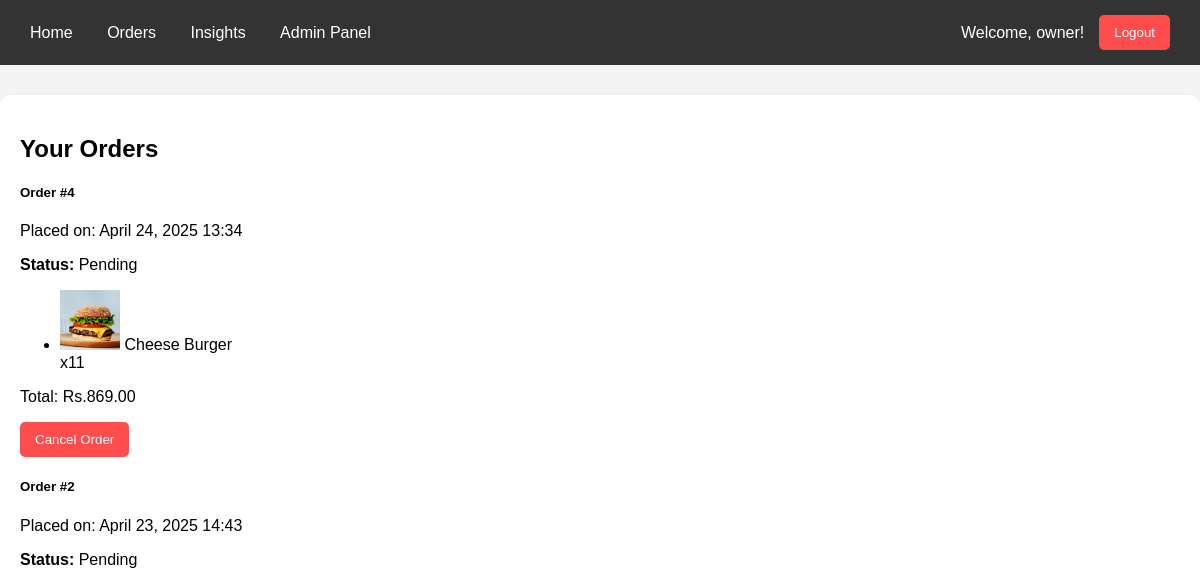
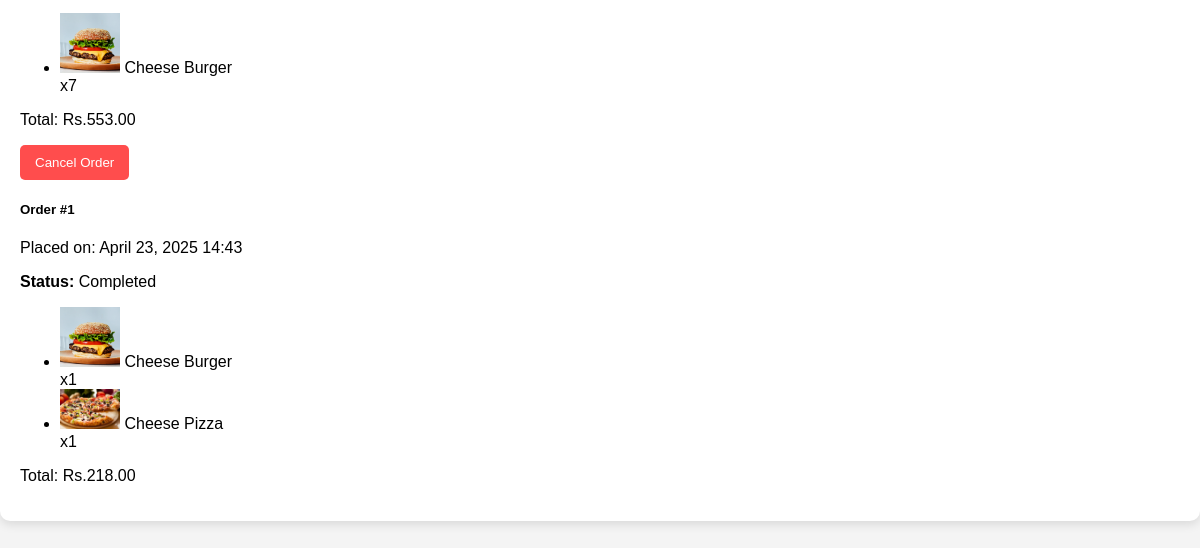
The page /orders/ (signed in) on the database as committed earlier (2 pictures, top to bottom).
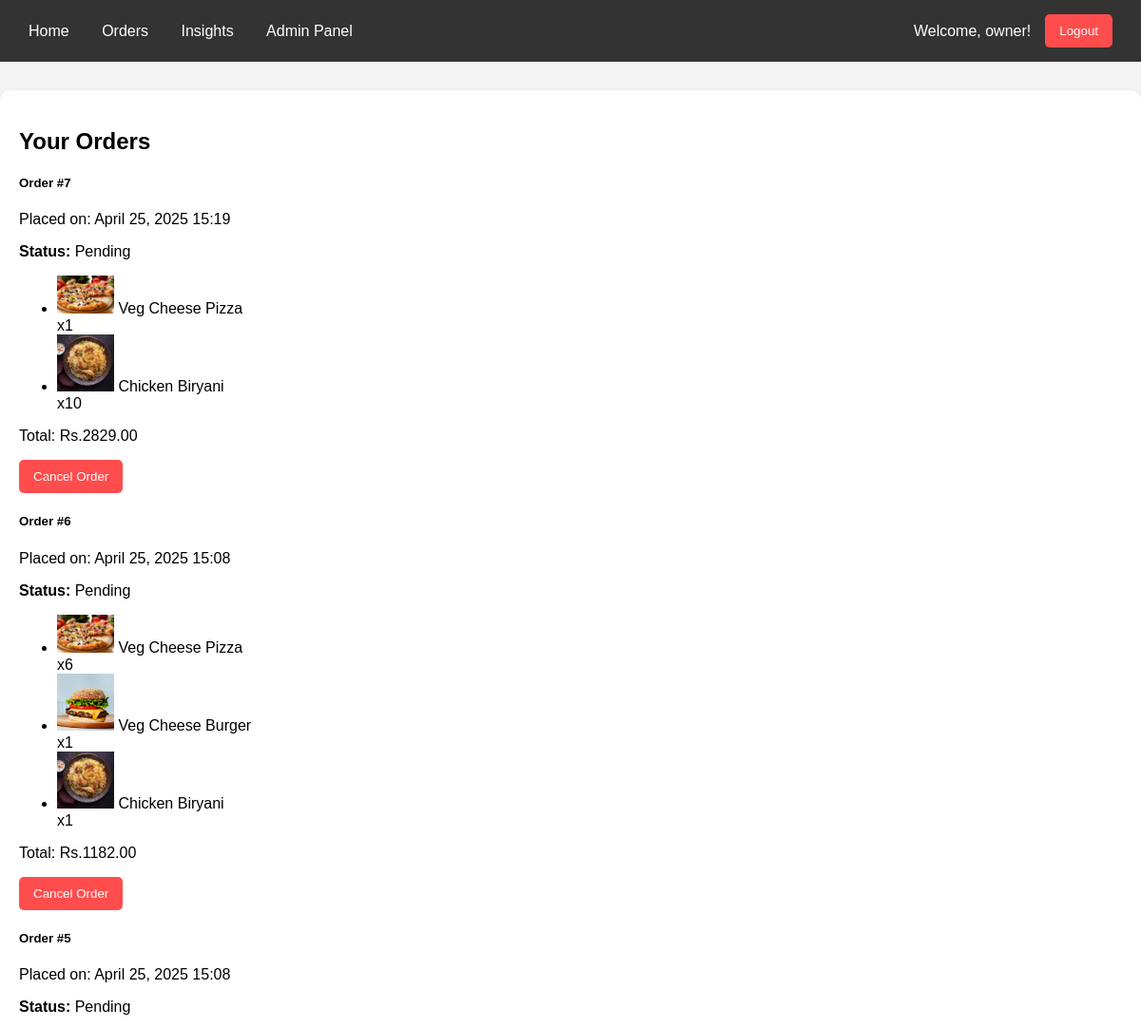
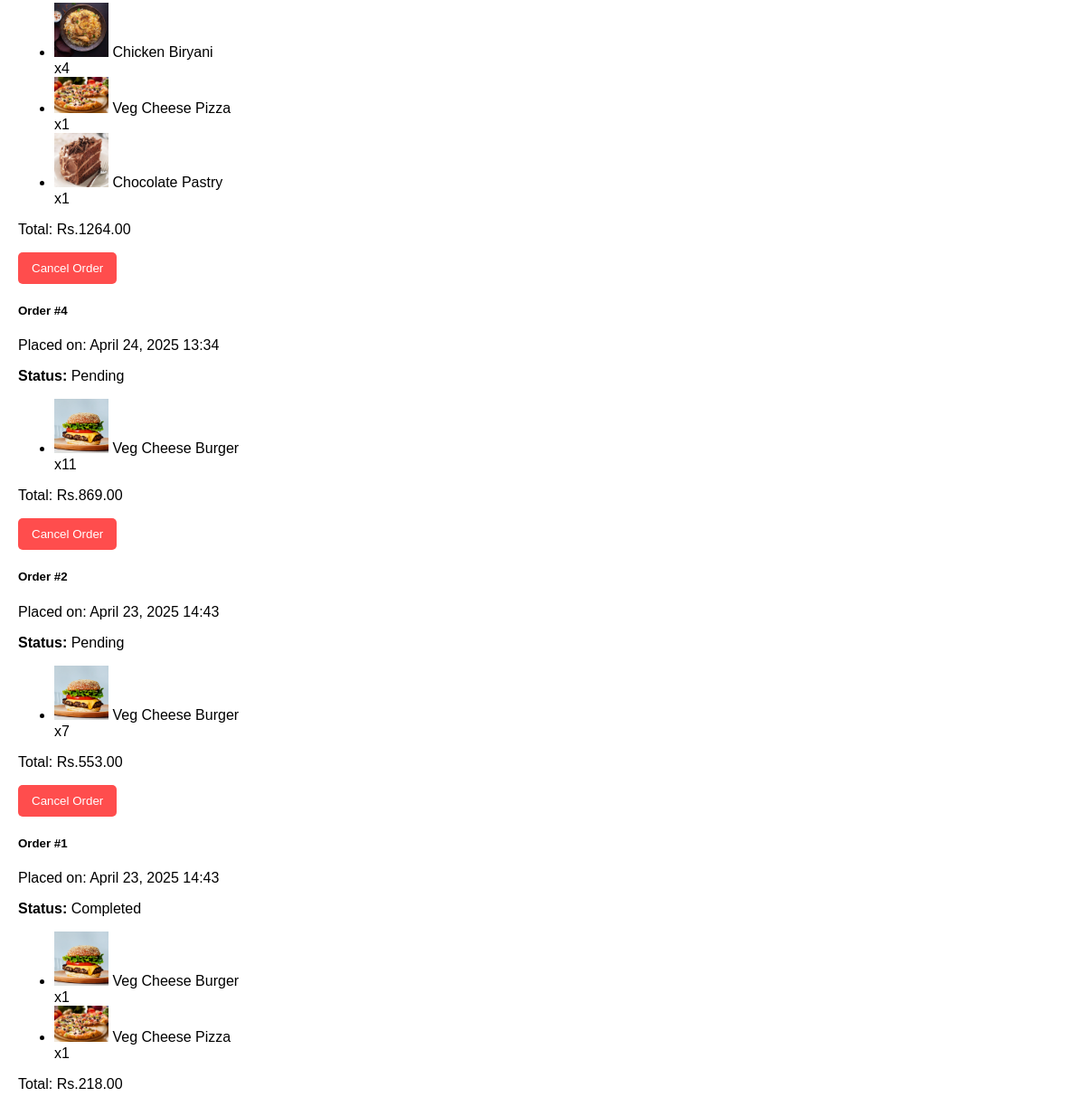
The same page on the database as committed later (2 pictures, top to bottom).
### customer/models.py (models this page shows, shortened)
class Order(models.Model):
    STATUS_CHOICES = [
        ('Pending', 'Pending'),
        ('Completed', 'Completed'),
    ]
    customer = models.ForeignKey(User, on_delete=models.CASCADE)
    items = models.ManyToManyField(FoodItem, through="OrderItem")
    total_price = models.DecimalField(max_digits=8, decimal_places=2)
    created_at = models.DateTimeField(auto_now_add=True)
    status = models.CharField(max_length=10, choices=STATUS_CHOICES, default='Pending')

class OrderItem(models.Model):
    order = models.ForeignKey(Order, on_delete=models.CASCADE)
    food_item = models.ForeignKey(FoodItem, on_delete=models.CASCADE)
    quantity = models.PositiveIntegerField(default=1)

class FoodItem(models.Model):
    name = models.CharField(
        max_length=100,
        validators=[RegexValidator(regex=r'^[a-zA-Z0-9 ]+$', message="Invalid Name")]
    )
    description = models.TextField(blank=True)
    price = models.DecimalField(
        max_digits=6,
        decimal_places=2,
        validators=[MinValueValidator(0.01)]  #price is above 0
    )
    image = models.ImageField(upload_to="food_images/", blank=True, null=True)
    is_veg = models.BooleanField(default=True)

### customer/views.py (the view)
# urls.py: path("orders/", OrdersView.as_view(), name="orders"),
class OrdersView(LoginRequiredMixin, ListView):
    template_name = "customer/orders.html"
    context_object_name = "orders"
    def get_queryset(self):
        return Order.objects.filter(customer=self.request.user).order_by("-created_at")

### templates/customer/orders.html (shortened to what this page needs)
{% extends 'base.html' %}
{% block content %}
<div class="container mt-5">
    <h2 class="text-center mb-4">Your Orders</h2>
    {% if orders %}
        <div class="row">
            {% for order in orders %}
            <div class="col-md-6 mb-4">
                <div class="card shadow">
                    <div class="card-body">
                        <h5 class="card-title">Order #{{ order.id }}</h5>
                        <p class="text-muted">Placed on: {{ order.created_at|date:"F d, Y H:i" }}</p>
                        <p><strong>Status:</strong> <span class="badge bg-success">{{ order.status }}</span></p>
                        <ul class="list-group mb-3">
                            {% for item in order.orderitem_set.all %}
                            <li class="list-group-item d-flex justify-content-between align-items-center">
                                <div>
                                    <img src="{{ item.food_item.image.url }}" alt="{{ item.food_item.name }}" class="img-thumbnail" width="60">
                                    <span class="ms-2">{{ item.food_item.name }}</span>
                                </div>
                                <span>x{{ item.quantity }}</span>
                            </li>
                            {% endfor %}
                        </ul>
                        <p class="fw-bold">Total: Rs.{{ order.total_price }}</p>
                        {% if order.status == "Pending" %}
                        <form method="post" action="{% url 'cancel_order' order.id %}" class="d-inline">
                            <button type="submit" class="btn btn-danger btn-sm">Cancel Order</button>
                        </form>
                        {% endif %}
                    </div>
                </div>
            </div>
            {% endfor %}
        </div>
    {% else %}
        <p class="text-center text-muted">You have no orders yet.</p>
    {% endif %}
</div>
{% endblock %}

### templates/base.html (shortened to what this page needs)
<!DOCTYPE html>
<html lang="en">
    <head>
        {% load static %}
        <link rel="stylesheet" href="{% static 'css/base.css' %}">
</head>
<body>
    {% block navbar %}
    {% if user.is_authenticated %}
    <div class="navbar">
        <div>
            <a href="{% url 'menu' %}">Home</a>
            <a href="{% url 'orders' %}">Orders</a>
            {% if user.is_superuser %}
                <a href="{% url 'insights' %}">Insights</a>
                <a href="/admin/">Admin Panel</a>
            {% endif %}
        </div>
        <div class="right">
            <span>Welcome, {{ user.username }}!</span>
            <a href="{% url 'logout' %}" class="logout"><button>Logout</button></a>
        </div>
    </div>
    {% endif %}
    {% endblock %}
    <div class="main-container">
        {% block content %}
        {% endblock %}
    </div>
</body>
</html>

### static/css/base.css (style rules this page uses)
body { font-family: 'Poppins', sans-serif; background-color: #f4f4f4; margin: 0; padding: 0; }
.main-container { max-width: 1200px; margin: 30px auto; }
.navbar { background: #333; color: white; padding: 15px; display: flex; justify-content: space-between; align-items: center; }
.navbar a { color: white; text-decoration: none; margin: 0 15px; }
.navbar .right { display: flex; align-items: center; }
.logout button { background: #ff4d4d; color: white; border: none; padding: 10px 15px; cursor: pointer; border-radius: 5px; }
button { padding: 10px 15px; border-radius: 5px; border: none; cursor: pointer; }
.btn-danger { background: #ff4d4d; color: white; }
.container { background: #fff; padding: 20px; border-radius: 10px; box-shadow: 0px 4px 10px rgba(0, 0, 0, 0.1); }

Rows that differ between the two databases and show on the page:
added Order: id "7", created_at "April 25, 2025 15:19", status "Pending", total_price "2829.00", shows "Cancel Order"
added OrderItem: food_item.image (picture), food_item.name "Veg Cheese Pizza", quantity "1", shown under "7"
added OrderItem: food_item.image (picture), food_item.name "Chicken Biryani", quantity "10", shown under "7"
added Order: id "6", created_at "April 25, 2025 15:08", status "Pending", total_price "1182.00", shows "Cancel Order"
added OrderItem: food_item.image (picture), food_item.name "Veg Cheese Pizza", quantity "6"
added OrderItem: food_item.image (picture), food_item.name "Veg Cheese Burger", quantity "1", shown under "6"
added OrderItem: food_item.image (picture), food_item.name "Chicken Biryani", quantity "1", shown under "6"
added Order: id "5", created_at "April 25, 2025 15:08", status "Pending", total_price "1264.00", shows "Cancel Order"
added OrderItem: food_item.image (picture), food_item.name "Chicken Biryani", quantity "4", shown under "5"
added OrderItem: food_item.image (picture), food_item.name "Veg Cheese Pizza", quantity "1", shown under "5"
added OrderItem: food_item.image (picture), food_item.name "Chocolate Pastry", quantity "1", shown under "5"
changed through a linked row, OrderItem (number 9 of 12 on the later page): food_item.name "Cheese Burger" → "Veg Cheese Burger"
changed through a linked row, OrderItem (number 10 of 12 on the later page): food_item.name "Cheese Burger" → "Veg Cheese Burger"
changed through a linked row, OrderItem (number 11 of 12 on the later page): food_item.name "Cheese Burger" → "Veg Cheese Burger"
changed through a linked row, OrderItem (number 12 of 12 on the later page): food_item.name "Cheese Pizza" → "Veg Cheese Pizza"
